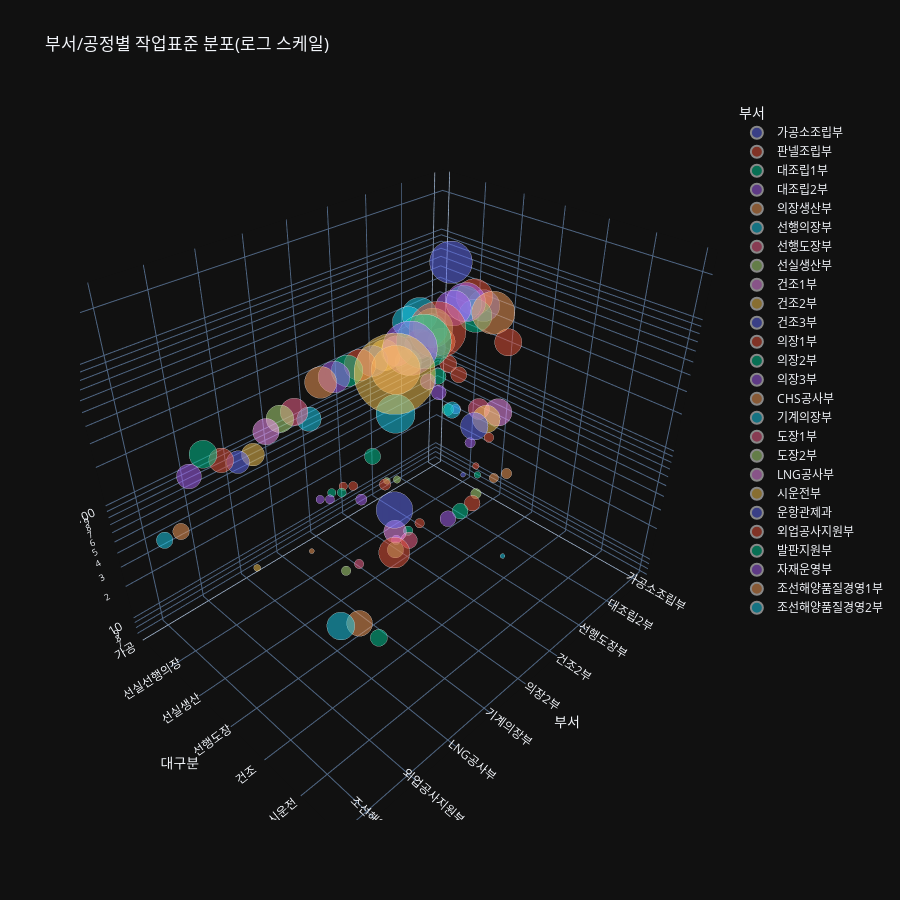

Write notebook code for a chart like this one.
### Code cell
fig = px.scatter_3d(
    data_frame=dff4,
    x='부서',
    y='대구분',
    z='WORK_ACT',
    color="부서",
#     color_discrete_sequence=['magenta', 'green'],
    # color_discrete_map={'Europe': 'black', 'Africa': 'yellow'},
    opacity=0.5,              # opacity values range from 0 to 1
#     symbol='대구분',            # symbol used for bubble
    # symbol_map={"2005": "square-open", "2010": 3},
    size='WORK_ACT',       # size of bubble
    size_max=80,              # set the maximum mark size when using size
    log_z=True,  # you can also set log_y and log_z as a log scale
#     range_z=[9,13],           # you can also set range of range_y and range_x
    template='plotly_dark',         # 'ggplot2', 'seaborn', 'simple_white', 'plotly',
                                # 'plotly_white', 'plotly_dark', 'presentation',
                                # 'xgridoff', 'ygridoff', 'gridon', 'none'
    title='부서/공정별 작업표준 분포(로그 스케일)',
    #'labels={'WORK_STAND_NM': '작업표준 개수(로그)'},
    hover_data={'부서': False},
    # hover_data={'Continent': False, 'GDP per capita': ':.1f'},
    hover_name='부서',        # values appear in bold in the hover tooltip
    height=900,                 # height of graph in pixels
#     width=100,
    # animation_frame='Year',   # assign marks to animation frames
#     range_x=[-5,30],
#     range_z=[0,250],
#     range_y=[0,30]

)

# fig.update_traces(showlegend=False, selector=dict(type='scatter3d'))
# fig.update_traces(legendgroup="", selector=dict(type='scatter3d'))
fig.update_traces(marker_symbol="circle", selector=dict(type='scatter3d'))
##( "circle" | "circle-open" | "square" | "square-open" | "diamond" | "diamond-open" | "cross" | "x" )

pio.show(fig)
title="부서_공정별 작업표준 분포(로그 스케일)"
fig.write_html("./results/{}.html".format(title))

### Figure 1 — Plotly figure (JSON) as saved in the notebook; plotly's stock layout.template omitted (floating-point values rounded to 4 significant figures)
{"data": [{"customdata": [["가공소조립부"], ["가공소조립부"], ["가공소조립부"], ["가공소조립부"], ["가공소조립부"]], "hovertemplate": "<b>%{hovertext}</b><br><br>대구분=%{y}<br>WORK_ACT=%{marker.size}<extra></extra>", "hovertext": ["가공소조립부", "가공소조립부", "가공소조립부", "가공소조립부", "가공소조립부"], "legendgroup": "가공소조립부", "marker": {"color": "#636efa", "opacity": 0.5, "size": [107, 650, 34, 8, 367], "sizemode": "area", "sizeref": 0.3731, "symbol": "circle"}, "mode": "markers", "name": "가공소조립부", "scene": "scene", "showlegend": true, "type": "scatter3d", "x": ["가공소조립부", "가공소조립부", "가공소조립부", "가공소조립부", "가공소조립부"], "y": ["가공", "소조립", "선행의장", "선실선행의장", "기능"], "z": [107, 650, 34, 8, 367]}, {"customdata": [["판넬조립부"], ["판넬조립부"], ["판넬조립부"], ["판넬조립부"], ["판넬조립부"], ["판넬조립부"]], "hovertemplate": "<b>%{hovertext}</b><br><br>대구분=%{y}<br>WORK_ACT=%{marker.size}<extra></extra>", "hovertext": ["판넬조립부", "판넬조립부", "판넬조립부", "판넬조립부", "판넬조립부", "판넬조립부"], "legendgroup": "판넬조립부", "marker": {"color": "#EF553B", "opacity": 0.5, "size": [15, 103, 91, 33, 473, 265], "sizemode": "area", "sizeref": 0.3731, "symbol": "circle"}, "mode": "markers", "name": "판넬조립부", "scene": "scene", "showlegend": true, "type": "scatter3d", "x": ["판넬조립부", "판넬조립부", "판넬조립부", "판넬조립부", "판넬조립부", "판넬조립부"], "y": ["대조립", "선행의장", "선실선행의장", "선실생산", "기능", "판넬"], "z": [15, 103, 91, 33, 473, 265]}, {"customdata": [["대조립1부"], ["대조립1부"], ["대조립1부"], ["대조립1부"], ["대조립1부"]], "hovertemplate": "<b>%{hovertext}</b><br><br>대구분=%{y}<br>WORK_ACT=%{marker.size}<extra></extra>", "hovertext": ["대조립1부", "대조립1부", "대조립1부", "대조립1부", "대조립1부"], "legendgroup": "대조립1부", "marker": {"color": "#00cc96", "opacity": 0.5, "size": [398, 88, 48, 16, 459], "sizemode": "area", "sizeref": 0.3731, "symbol": "circle"}, "mode": "markers", "name": "대조립1부", "scene": "scene", "showlegend": true, "type": "scatter3d", "x": ["대조립1부", "대조립1부", "대조립1부", "대조립1부", "대조립1부"], "y": ["대조립", "선행의장", "선실선행의장", "선실생산", "기능"], "z": [398, 88, 48, 16, 459]}, {"customdata": [["대조립2부"], ["대조립2부"], ["대조립2부"], ["대조립2부"], ["대조립2부"]], "hovertemplate": "<b>%{hovertext}</b><br><br>대구분=%{y}<br>WORK_ACT=%{marker.size}<extra></extra>", "hovertext": ["대조립2부", "대조립2부", "대조립2부", "대조립2부", "대조립2부"], "legendgroup": "대조립2부", "marker": {"color": "#ab63fa", "opacity": 0.5, "size": [559, 88, 78, 38, 459], "sizemode": "area", "sizeref": 0.3731, "symbol": "circle"}, "mode": "markers", "name": "대조립2부", "scene": "scene", "showlegend": true, "type": "scatter3d", "x": ["대조립2부", "대조립2부", "대조립2부", "대조립2부", "대조립2부"], "y": ["대조립", "선행의장", "선실선행의장", "선실생산", "기능"], "z": [559, 88, 78, 38, 459]}, {"customdata": [["의장생산부"], ["의장생산부"], ["의장생산부"], ["의장생산부"]], "hovertemplate": "<b>%{hovertext}</b><br><br>대구분=%{y}<br>WORK_ACT=%{marker.size}<extra></extra>", "hovertext": ["의장생산부", "의장생산부", "의장생산부", "의장생산부"], "legendgroup": "의장생산부", "marker": {"color": "#FFA15A", "opacity": 0.5, "size": [665, 30, 38, 269], "sizemode": "area", "sizeref": 0.3731, "symbol": "circle"}, "mode": "markers", "name": "의장생산부", "scene": "scene", "showlegend": true, "type": "scatter3d", "x": ["의장생산부", "의장생산부", "의장생산부", "의장생산부"], "y": ["의장생산", "선행도장", "후행의장", "기능"], "z": [665, 30, 38, 269]}, {"customdata": [["선행의장부"], ["선행의장부"], ["선행의장부"], ["선행의장부"], ["선행의장부"]], "hovertemplate": "<b>%{hovertext}</b><br><br>대구분=%{y}<br>WORK_ACT=%{marker.size}<extra></extra>", "hovertext": ["선행의장부", "선행의장부", "선행의장부", "선행의장부", "선행의장부"], "legendgroup": "선행의장부", "marker": {"color": "#19d3f3", "opacity": 0.5, "size": [353, 443, 97, 8, 370], "sizemode": "area", "sizeref": 0.3731, "symbol": "circle"}, "mode": "markers", "name": "선행의장부", "scene": "scene", "showlegend": true, "type": "scatter3d", "x": ["선행의장부", "선행의장부", "선행의장부", "선행의장부", "선행의장부"], "y": ["선행의장", "선실선행의장", "선실생산", "기계의장", "기능"], "z": [353, 443, 97, 8, 370]}, {"customdata": [["선행도장부"], ["선행도장부"]], "hovertemplate": "<b>%{hovertext}</b><br><br>대구분=%{y}<br>WORK_ACT=%{marker.size}<extra></extra>", "hovertext": ["선행도장부", "선행도장부"], "legendgroup": "선행도장부", "marker": {"color": "#FF6692", "opacity": 0.5, "size": [159, 313], "sizemode": "area", "sizeref": 0.3731, "symbol": "circle"}, "mode": "markers", "name": "선행도장부", "scene": "scene", "showlegend": true, "type": "scatter3d", "x": ["선행도장부", "선행도장부"], "y": ["선행도장", "기능"], "z": [159, 313]}, {"customdata": [["선실생산부"], ["선실생산부"], ["선실생산부"], ["선실생산부"], ["선실생산부"]], "hovertemplate": "<b>%{hovertext}</b><br><br>대구분=%{y}<br>WORK_ACT=%{marker.size}<extra></extra>", "hovertext": ["선실생산부", "선실생산부", "선실생산부", "선실생산부", "선실생산부"], "legendgroup": "선실생산부", "marker": {"color": "#B6E880", "opacity": 0.5, "size": [16, 19, 562, 38, 247], "sizemode": "area", "sizeref": 0.3731, "symbol": "circle"}, "mode": "markers", "name": "선실생산부", "scene": "scene", "showlegend": true, "type": "scatter3d", "x": ["선실생산부", "선실생산부", "선실생산부", "선실생산부", "선실생산부"], "y": ["선행의장", "선실선행의장", "선실생산", "후행의장", "기능"], "z": [16, 19, 562, 38, 247]}, {"customdata": [["건조1부"], ["건조1부"]], "hovertemplate": "<b>%{hovertext}</b><br><br>대구분=%{y}<br>WORK_ACT=%{marker.size}<extra></extra>", "hovertext": ["건조1부", "건조1부"], "legendgroup": "건조1부", "marker": {"color": "#FF97FF", "opacity": 0.5, "size": [271, 337], "sizemode": "area", "sizeref": 0.3731, "symbol": "circle"}, "mode": "markers", "name": "건조1부", "scene": "scene", "showlegend": true, "type": "scatter3d", "x": ["건조1부", "건조1부"], "y": ["건조", "기능"], "z": [271, 337]}, {"customdata": [["건조2부"], ["건조2부"]], "hovertemplate": "<b>%{hovertext}</b><br><br>대구분=%{y}<br>WORK_ACT=%{marker.size}<extra></extra>", "hovertext": ["건조2부", "건조2부"], "legendgroup": "건조2부", "marker": {"color": "#FECB52", "opacity": 0.5, "size": [272, 346], "sizemode": "area", "sizeref": 0.3731, "symbol": "circle"}, "mode": "markers", "name": "건조2부", "scene": "scene", "showlegend": true, "type": "scatter3d", "x": ["건조2부", "건조2부"], "y": ["건조", "기능"], "z": [272, 346]}, {"customdata": [["건조3부"], ["건조3부"]], "hovertemplate": "<b>%{hovertext}</b><br><br>대구분=%{y}<br>WORK_ACT=%{marker.size}<extra></extra>", "hovertext": ["건조3부", "건조3부"], "legendgroup": "건조3부", "marker": {"color": "#636efa", "opacity": 0.5, "size": [271, 345], "sizemode": "area", "sizeref": 0.3731, "symbol": "circle"}, "mode": "markers", "name": "건조3부", "scene": "scene", "showlegend": true, "type": "scatter3d", "x": ["건조3부", "건조3부"], "y": ["건조", "기능"], "z": [271, 345]}, {"customdata": [["의장1부"], ["의장1부"], ["의장1부"], ["의장1부"], ["의장1부"], ["의장1부"], ["의장1부"]], "hovertemplate": "<b>%{hovertext}</b><br><br>대구분=%{y}<br>WORK_ACT=%{marker.size}<extra></extra>", "hovertext": ["의장1부", "의장1부", "의장1부", "의장1부", "의장1부", "의장1부", "의장1부"], "legendgroup": "의장1부", "marker": {"color": "#EF553B", "opacity": 0.5, "size": [25, 29, 32, 46, 1167, 88, 358], "sizemode": "area", "sizeref": 0.3731, "symbol": "circle"}, "mode": "markers", "name": "의장1부", "scene": "scene", "showlegend": true, "type": "scatter3d", "x": ["의장1부", "의장1부", "의장1부", "의장1부", "의장1부", "의장1부", "의장1부"], "y": ["선행의장", "선실선행의장", "선행도장", "선실생산", "후행의장", "후행도장", "기능"], "z": [25, 29, 32, 46, 1167, 88, 358]}, {"customdata": [["의장2부"], ["의장2부"], ["의장2부"], ["의장2부"], ["의장2부"], ["의장2부"], ["의장2부"]], "hovertemplate": "<b>%{hovertext}</b><br><br>대구분=%{y}<br>WORK_ACT=%{marker.size}<extra></extra>", "hovertext": ["의장2부", "의장2부", "의장2부", "의장2부", "의장2부", "의장2부", "의장2부"], "legendgroup": "의장2부", "marker": {"color": "#00cc96", "opacity": 0.5, "size": [25, 29, 32, 93, 1078, 88, 358], "sizemode": "area", "sizeref": 0.3731, "symbol": "circle"}, "mode": "markers", "name": "의장2부", "scene": "scene", "showlegend": true, "type": "scatter3d", "x": ["의장2부", "의장2부", "의장2부", "의장2부", "의장2부", "의장2부", "의장2부"], "y": ["선행의장", "선실선행의장", "선행도장", "선실생산", "후행의장", "후행도장", "기능"], "z": [25, 29, 32, 93, 1078, 88, 358]}, {"customdata": [["의장3부"], ["의장3부"], ["의장3부"], ["의장3부"], ["의장3부"], ["의장3부"], ["의장3부"]], "hovertemplate": "<b>%{hovertext}</b><br><br>대구분=%{y}<br>WORK_ACT=%{marker.size}<extra></extra>", "hovertext": ["의장3부", "의장3부", "의장3부", "의장3부", "의장3부", "의장3부", "의장3부"], "legendgroup": "의장3부", "marker": {"color": "#ab63fa", "opacity": 0.5, "size": [25, 29, 31, 45, 1076, 89, 358], "sizemode": "area", "sizeref": 0.3731, "symbol": "circle"}, "mode": "markers", "name": "의장3부", "scene": "scene", "showlegend": true, "type": "scatter3d", "x": ["의장3부", "의장3부", "의장3부", "의장3부", "의장3부", "의장3부", "의장3부"], "y": ["선행의장", "선실선행의장", "선행도장", "선실생산", "후행의장", "후행도장", "기능"], "z": [25, 29, 31, 45, 1076, 89, 358]}, {"customdata": [["CHS공사부"], ["CHS공사부"], ["CHS공사부"]], "hovertemplate": "<b>%{hovertext}</b><br><br>대구분=%{y}<br>WORK_ACT=%{marker.size}<extra></extra>", "hovertext": ["CHS공사부", "CHS공사부", "CHS공사부"], "legendgroup": "CHS공사부", "marker": {"color": "#FFA15A", "opacity": 0.5, "size": [9, 859, 364], "sizemode": "area", "sizeref": 0.3731, "symbol": "circle"}, "mode": "markers", "name": "CHS공사부", "scene": "scene", "showlegend": true, "type": "scatter3d", "x": ["CHS공사부", "CHS공사부", "CHS공사부"], "y": ["선행의장", "후행의장", "기능"], "z": [9, 859, 364]}, {"customdata": [["기계의장부"], ["기계의장부"]], "hovertemplate": "<b>%{hovertext}</b><br><br>대구분=%{y}<br>WORK_ACT=%{marker.size}<extra></extra>", "hovertext": ["기계의장부", "기계의장부"], "legendgroup": "기계의장부", "marker": {"color": "#19d3f3", "opacity": 0.5, "size": [543, 213], "sizemode": "area", "sizeref": 0.3731, "symbol": "circle"}, "mode": "markers", "name": "기계의장부", "scene": "scene", "showlegend": true, "type": "scatter3d", "x": ["기계의장부", "기계의장부"], "y": ["기계의장", "기능"], "z": [543, 213]}, {"customdata": [["도장1부"], ["도장1부"], ["도장1부"]], "hovertemplate": "<b>%{hovertext}</b><br><br>대구분=%{y}<br>WORK_ACT=%{marker.size}<extra></extra>", "hovertext": ["도장1부", "도장1부", "도장1부"], "legendgroup": "도장1부", "marker": {"color": "#FF6692", "opacity": 0.5, "size": [31, 96, 273], "sizemode": "area", "sizeref": 0.3731, "symbol": "circle"}, "mode": "markers", "name": "도장1부", "scene": "scene", "showlegend": true, "type": "scatter3d", "x": ["도장1부", "도장1부", "도장1부"], "y": ["선행도장", "후행도장", "기능"], "z": [31, 96, 273]}, {"customdata": [["도장2부"], ["도장2부"], ["도장2부"]], "hovertemplate": "<b>%{hovertext}</b><br><br>대구분=%{y}<br>WORK_ACT=%{marker.size}<extra></extra>", "hovertext": ["도장2부", "도장2부", "도장2부"], "legendgroup": "도장2부", "marker": {"color": "#B6E880", "opacity": 0.5, "size": [32, 95, 273], "sizemode": "area", "sizeref": 0.3731, "symbol": "circle"}, "mode": "markers", "name": "도장2부", "scene": "scene", "showlegend": true, "type": "scatter3d", "x": ["도장2부", "도장2부", "도장2부"], "y": ["선행도장", "후행도장", "기능"], "z": [32, 95, 273]}, {"customdata": [["LNG공사부"], ["LNG공사부"]], "hovertemplate": "<b>%{hovertext}</b><br><br>대구분=%{y}<br>WORK_ACT=%{marker.size}<extra></extra>", "hovertext": ["LNG공사부", "LNG공사부"], "legendgroup": "LNG공사부", "marker": {"color": "#FF97FF", "opacity": 0.5, "size": [182, 247], "sizemode": "area", "sizeref": 0.3731, "symbol": "circle"}, "mode": "markers", "name": "LNG공사부", "scene": "scene", "showlegend": true, "type": "scatter3d", "x": ["LNG공사부", "LNG공사부"], "y": ["LNG공사", "기능"], "z": [182, 247]}, {"customdata": [["시운전부"], ["시운전부"], ["시운전부"]], "hovertemplate": "<b>%{hovertext}</b><br><br>대구분=%{y}<br>WORK_ACT=%{marker.size}<extra></extra>", "hovertext": ["시운전부", "시운전부", "시운전부"], "legendgroup": "시운전부", "marker": {"color": "#FECB52", "opacity": 0.5, "size": [17, 2388, 187], "sizemode": "area", "sizeref": 0.3731, "symbol": "circle"}, "mode": "markers", "name": "시운전부", "scene": "scene", "showlegend": true, "type": "scatter3d", "x": ["시운전부", "시운전부", "시운전부"], "y": ["선실선행의장", "시운전", "기능"], "z": [17, 2388, 187]}, {"customdata": [["운항관제과"], ["운항관제과"]], "hovertemplate": "<b>%{hovertext}</b><br><br>대구분=%{y}<br>WORK_ACT=%{marker.size}<extra></extra>", "hovertext": ["운항관제과", "운항관제과"], "legendgroup": "운항관제과", "marker": {"color": "#636efa", "opacity": 0.5, "size": [477, 187], "sizemode": "area", "sizeref": 0.3731, "symbol": "circle"}, "mode": "markers", "name": "운항관제과", "scene": "scene", "showlegend": true, "type": "scatter3d", "x": ["운항관제과", "운항관제과"], "y": ["운항관제", "기능"], "z": [477, 187]}, {"customdata": [["외업공사지원부"], ["외업공사지원부"]], "hovertemplate": "<b>%{hovertext}</b><br><br>대구분=%{y}<br>WORK_ACT=%{marker.size}<extra></extra>", "hovertext": ["외업공사지원부", "외업공사지원부"], "legendgroup": "외업공사지원부", "marker": {"color": "#EF553B", "opacity": 0.5, "size": [344, 221], "sizemode": "area", "sizeref": 0.3731, "symbol": "circle"}, "mode": "markers", "name": "외업공사지원부", "scene": "scene", "showlegend": true, "type": "scatter3d", "x": ["외업공사지원부", "외업공사지원부"], "y": ["공사지원", "기능"], "z": [344, 221]}, {"customdata": [["발판지원부"], ["발판지원부"]], "hovertemplate": "<b>%{hovertext}</b><br><br>대구분=%{y}<br>WORK_ACT=%{marker.size}<extra></extra>", "hovertext": ["발판지원부", "발판지원부"], "legendgroup": "발판지원부", "marker": {"color": "#00cc96", "opacity": 0.5, "size": [103, 280], "sizemode": "area", "sizeref": 0.3731, "symbol": "circle"}, "mode": "markers", "name": "발판지원부", "scene": "scene", "showlegend": true, "type": "scatter3d", "x": ["발판지원부", "발판지원부"], "y": ["공사지원", "기능"], "z": [103, 280]}, {"customdata": [["자재운영부"]], "hovertemplate": "<b>%{hovertext}</b><br><br>대구분=%{y}<br>WORK_ACT=%{marker.size}<extra></extra>", "hovertext": ["자재운영부"], "legendgroup": "자재운영부", "marker": {"color": "#ab63fa", "opacity": 0.5, "size": [220], "sizemode": "area", "sizeref": 0.3731, "symbol": "circle"}, "mode": "markers", "name": "자재운영부", "scene": "scene", "showlegend": true, "type": "scatter3d", "x": ["자재운영부"], "y": ["기능"], "z": [220]}, {"customdata": [["조선해양품질경영1부"], ["조선해양품질경영1부"]], "hovertemplate": "<b>%{hovertext}</b><br><br>대구분=%{y}<br>WORK_ACT=%{marker.size}<extra></extra>", "hovertext": ["조선해양품질경영1부", "조선해양품질경영1부"], "legendgroup": "조선해양품질경영1부", "marker": {"color": "#FFA15A", "opacity": 0.5, "size": [238, 96], "sizemode": "area", "sizeref": 0.3731, "symbol": "circle"}, "mode": "markers", "name": "조선해양품질경영1부", "scene": "scene", "showlegend": true, "type": "scatter3d", "x": ["조선해양품질경영1부", "조선해양품질경영1부"], "y": ["QM", "기능"], "z": [238, 96]}, {"customdata": [["조선해양품질경영2부"], ["조선해양품질경영2부"]], "hovertemplate": "<b>%{hovertext}</b><br><br>대구분=%{y}<br>WORK_ACT=%{marker.size}<extra></extra>", "hovertext": ["조선해양품질경영2부", "조선해양품질경영2부"], "legendgroup": "조선해양품질경영2부", "marker": {"color": "#19d3f3", "opacity": 0.5, "size": [278, 96], "sizemode": "area", "sizeref": 0.3731, "symbol": "circle"}, "mode": "markers", "name": "조선해양품질경영2부", "scene": "scene", "showlegend": true, "type": "scatter3d", "x": ["조선해양품질경영2부", "조선해양품질경영2부"], "y": ["QM", "기능"], "z": [278, 96]}], "layout": {"height": 900, "legend": {"itemsizing": "constant", "title": {"text": "부서"}, "tracegroupgap": 0}, "scene": {"domain": {"x": [0, 1], "y": [0, 1]}, "xaxis": {"categoryarray": ["가공소조립부", "판넬조립부", "대조립1부", "대조립2부", "의장생산부", "선행의장부", "선행도장부", "선실생산부", "건조1부", "건조2부", "건조3부", "의장1부", "의장2부", "의장3부", "CHS공사부", "기계의장부", "도장1부", "도장2부", "LNG공사부", "시운전부", "운항관제과", "외업공사지원부", "발판지원부", "자재운영부", "조선해양품질경영1부", "조선해양품질경영2부"], "categoryorder": "array", "title": {"text": "부서"}}, "yaxis": {"title": {"text": "대구분"}}, "zaxis": {"title": {"text": "WORK_ACT"}, "type": "log"}}, "title": {"text": "부서/공정별 작업표준 분포(로그 스케일)"}}}
